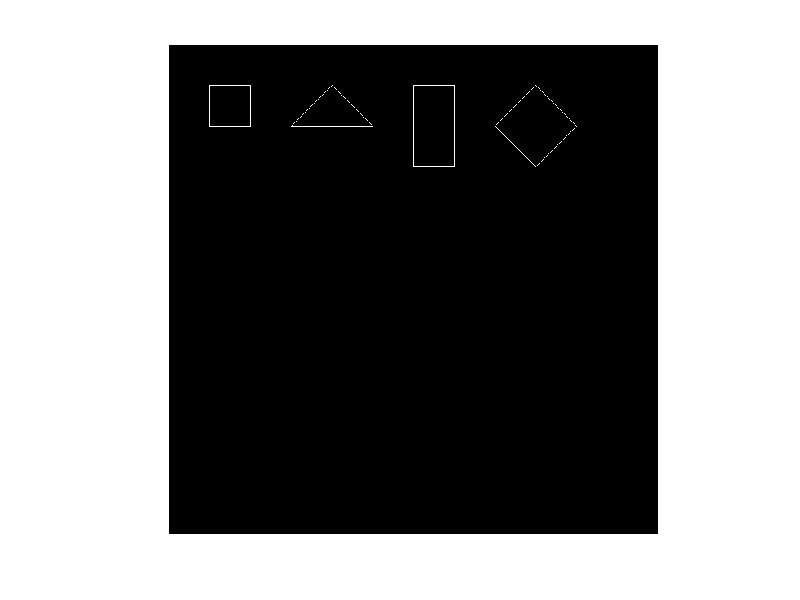

Source code (MATLAB):
clc;
close all;
clear;
p=0;
pic=zeros(600);
shape=[p,50,50,100,50,100,100,50,100,50,50,... %spure
    p,50,200,100,250,100,150,50,200,...   %triangle
    p,50,300,50,350,150,350,150,300,50,300,... %rectangle
    p,100,400,150,450,100,500,50,450,100,400]; %Diamond
a=length(shape)-2;
b=1;
while (b < a)
    if (shape(b)==0) b=b+1; end
    if (shape(b+2)==0) b=b+3; end
    
    a1=shape(b);
    b1=shape(b+1);
    a2=shape(b+2);
    b2=shape(b+3);
    if( a1 == a2 )
        pic(a1,b1:b2); 
    end 
    drawx = abs(a2-a1);
    drawy = abs(b2-b1);
 
    if(a1 < a2)
        x2 = 1;
    else x2 = -1;
    end
    if(b1 < b2)
        sy = 1;
    else sy = -1;
    end
 
    e1 = drawx - drawy;
    x= a1;y = b1;
 
    while(true)
        pic(x,y)=1; %setPixel
        if( x == a2 )&&( y == b2)
            break;
        end
        e2 = 2*e1;
        if( e2 > -drawy ) e1 = e1 - drawy;
            x = x + x2;
        end
        if( e2 <  drawx ) e1 = e1 + drawx;
            y = y + sy; 
        end
    end 
    b=b+2;
end
imshow(pic);
